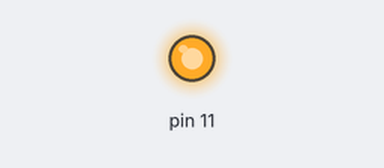
A program run on a simulated Raspberry Pi (header pin numbers). Shown: output pins drawn as LEDs (lit = HIGH).

Above: at 1.0 s.
At 3.0 s:
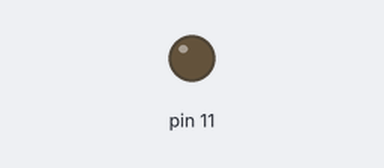
Timing chart, 0 to 5.2 s (numbered marks = the images above):
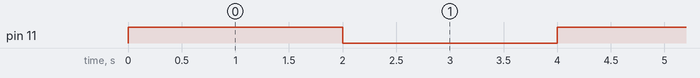

Measured:
- by itself, pin 11: alternates HIGH for 2.0 s and LOW for 2.0 s

The program:

GPIO.py
```python
import RPi.GPIO as GPIO
import time

# Write a Raspberry Pi program that makes an LED on your breadboard blink on and off.
while True:
    GPIO.setmode(GPIO.BOARD)
    GPIO.setup(11,GPIO.OUT)
    GPIO.output(11,True)
    time.sleep(2)
    GPIO.output(11,False)
    time.sleep(2)
    GPIO.cleanup()
```
